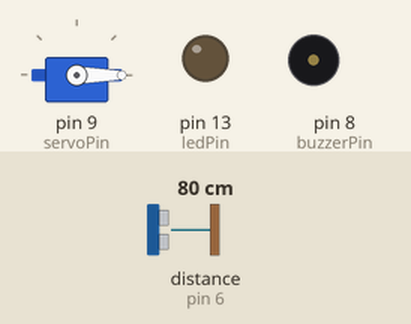
Recording of a sketch running on a simulated Arduino Uno, built with avr-gcc and run on an emulated ATmega328P. Parts: servo, output pins drawn as LEDs (lit = HIGH), buzzer (waves = sounding, pin HIGH). Wiring (inferred from the names in the program): ultrasonic range finder: trigger pin 7; echo pin 6. Dashed ring = blinking. The inputs (shaded band) are chosen by the test bench; at power-on: distance to the obstacle (sensor on pin 6) 80 cm. The echo pulse lasts 58.3 µs per cm; pins used as bus, display or sensor lines are not drawn; what the sketch prints to the serial monitor is not drawn.

Above: at 2.2 s.
2.3 s: distance to the obstacle (sensor on pin 6) set to 36 cm
5.3 s: distance to the obstacle (sensor on pin 6) set to 28 cm
At 5.49 s:
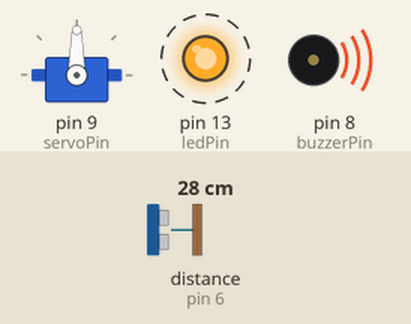
At 7.1 s:
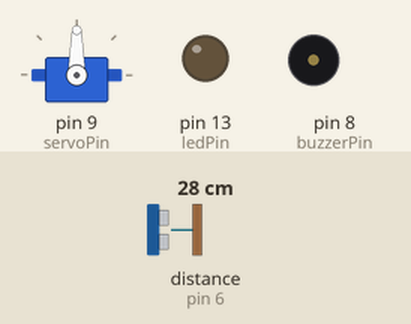
Timing chart, 0 to 8.6 s (numbered marks = the images above; inputs shaded):
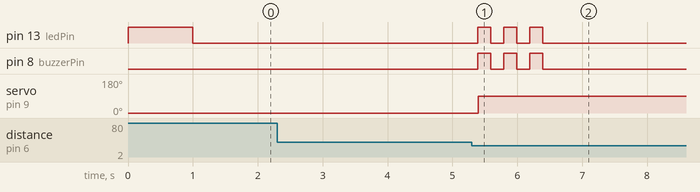

Measured:
- the behaviour switches between 32 and 31 cm on distance to the obstacle (sensor on pin 6) (found by bisection; images 0 and 1)
- after the input at 2.3 s, every drawn part: stays the same
- after the input at 5.3 s, pin 13 (ledPin), pin 8 (buzzerPin): alternates HIGH for 0.20 s and LOW for 0.20 s, 6 changes in all, then stays LOW, starting after 0.09 s; servo on pin 9 (servoPin): 0° → 90° after 0.09 s

The sketch:

railway_accident_prevention.ino
```cpp
/*
 * Smart Railway Station Accident Prevention System
 *
 * This Arduino code controls an accident prevention system using:
 * - Ultrasonic sensor (HC-SR04) for distance detection
 * - Servo motor (SG90) for barrier control
 *
 * Author: Adhithan Dev
 * Date: March 22, 2023
 *
 * Hardware Connections:
 * - Ultrasonic Sensor HC-SR04:
 *   VCC -> 5V
 *   GND -> GND
 *   Trig -> Digital Pin 7
 *   Echo -> Digital Pin 6
 *
 * - Servo Motor SG90:
 *   VCC -> 5V
 *   GND -> GND
 *   Signal -> Digital Pin 9
 */

#include <Servo.h>

// Pin definitions
const int trigPin = 7;      // Ultrasonic sensor trigger pin
const int echoPin = 6;      // Ultrasonic sensor echo pin
const int servoPin = 9;     // Servo motor signal pin
const int buzzerPin = 8;    // Buzzer pin (optional)
const int ledPin = 13;      // LED indicator pin

// Create servo object
Servo barrierServo;

// System parameters
const int DANGER_DISTANCE = 30;    // Distance in cm to trigger safety protocol
const int SAFE_DISTANCE = 50;      // Distance in cm to consider area safe
const int BARRIER_CLOSED = 90;     // Servo angle for closed barrier
const int BARRIER_OPEN = 0;        // Servo angle for open barrier

// System variables
long duration;
int distance;
bool barrierState = false;  // false = open, true = closed
bool systemActive = true;
unsigned long lastDetectionTime = 0;
const unsigned long DETECTION_DELAY = 1000; // 1 second delay between detections

void setup() {
  // Initialize serial communication
  Serial.begin(9600);
  Serial.println("Smart Railway Accident Prevention System");
  Serial.println("Initializing...");

  // Initialize pins
  pinMode(trigPin, OUTPUT);
  pinMode(echoPin, INPUT);
  pinMode(buzzerPin, OUTPUT);
  pinMode(ledPin, OUTPUT);

  // Initialize servo
  barrierServo.attach(servoPin);
  barrierServo.write(BARRIER_OPEN);  // Start with barrier open

  // System startup indication
  digitalWrite(ledPin, HIGH);
  delay(1000);
  digitalWrite(ledPin, LOW);

  Serial.println("System Ready!");
  Serial.println("Monitoring area for safety...");
  Serial.println("----------------------------");
}

void loop() {
  if (systemActive) {
    // Read distance from ultrasonic sensor
    distance = getDistance();

    // Check if enough time has passed since last detection
    if (millis() - lastDetectionTime > DETECTION_DELAY) {

      // Analyze distance and take appropriate action
      if (distance > 0 && distance <= DANGER_DISTANCE) {
        // Danger detected - activate safety protocol
        activateSafetyProtocol();
        lastDetectionTime = millis();
      }
      else if (distance > SAFE_DISTANCE && barrierState) {
        // Area is safe - deactivate safety protocol
        deactivateSafetyProtocol();
        lastDetectionTime = millis();
      }
    }

    // Print status every 2 seconds
    static unsigned long lastPrintTime = 0;
    if (millis() - lastPrintTime > 2000) {
      printSystemStatus();
      lastPrintTime = millis();
    }
  }

  delay(100); // Small delay for system stability
}

// Function to measure distance using ultrasonic sensor
int getDistance() {
  // Clear the trigger pin
  digitalWrite(trigPin, LOW);
  delayMicroseconds(2);

  // Send ultrasonic pulse
  digitalWrite(trigPin, HIGH);
  delayMicroseconds(10);
  digitalWrite(trigPin, LOW);

  // Read the echo pin
  duration = pulseIn(echoPin, HIGH);

  // Calculate distance in centimeters
  int calculatedDistance = duration * 0.034 / 2;

  // Return valid distance (filter out invalid readings)
  if (calculatedDistance > 0 && calculatedDistance < 400) {
    return calculatedDistance;
  }
  return -1; // Invalid reading
}

// Function to activate safety protocol
void activateSafetyProtocol() {
  if (!barrierState) {
    Serial.println("⚠️  DANGER DETECTED! ⚠️");
    Serial.print("Object detected at distance: ");
    Serial.print(distance);
    Serial.println(" cm");
    Serial.println("Activating safety barrier...");

    // Close the barrier
    barrierServo.write(BARRIER_CLOSED);
    barrierState = true;

    // Activate warning indicators
    activateAlarm();

    Serial.println("✅ Safety barrier activated!");
  }
}

// Function to deactivate safety protocol
void deactivateSafetyProtocol() {
  if (barrierState) {
    Serial.println("✅ Area clear - deactivating safety protocol");

    // Open the barrier
    barrierServo.write(BARRIER_OPEN);
    barrierState = false;

    // Deactivate warning indicators
    deactivateAlarm();

    Serial.println("🔓 Safety barrier opened - normal operation resumed");
  }
}

// Function to activate alarm (buzzer and LED)
void activateAlarm() {
  // Flash LED and sound buzzer
  for (int i = 0; i < 3; i++) {
    digitalWrite(ledPin, HIGH);
    digitalWrite(buzzerPin, HIGH);
    delay(200);
    digitalWrite(ledPin, LOW);
    digitalWrite(buzzerPin, LOW);
    delay(200);
  }
}

// Function to deactivate alarm
void deactivateAlarm() {
  digitalWrite(ledPin, LOW);
  digitalWrite(buzzerPin, LOW);
}

// Function to print system status
void printSystemStatus() {
  Serial.print("Distance: ");
  if (distance > 0) {
    Serial.print(distance);
    Serial.print(" cm");
  } else {
    Serial.print("No reading");
  }

  Serial.print(" | Barrier: ");
  Serial.print(barrierState ? "CLOSED" : "OPEN");

  Serial.print(" | Status: ");
  if (distance > 0 && distance <= DANGER_DISTANCE) {
    Serial.println("⚠️  DANGER ZONE");
  } else if (distance > SAFE_DISTANCE || distance == -1) {
    Serial.println("✅ SAFE");
  } else {
    Serial.println("🔍 MONITORING");
  }
}

// Function to handle emergency stop (can be triggered by external input)
void emergencyStop() {
  systemActive = false;
  barrierServo.write(BARRIER_CLOSED);
  barrierState = true;

  Serial.println("🚨 EMERGENCY STOP ACTIVATED 🚨");
  Serial.println("System halted - manual intervention required");

  // Continuous alarm
  while (!systemActive) {
    digitalWrite(ledPin, HIGH);
    digitalWrite(buzzerPin, HIGH);
    delay(500);
    digitalWrite(ledPin, LOW);
    digitalWrite(buzzerPin, LOW);
    delay(500);
  }
}

// Function to reset system (can be called to restart normal operation)
void resetSystem() {
  systemActive = true;
  barrierServo.write(BARRIER_OPEN);
  barrierState = false;
  deactivateAlarm();

  Serial.println("🔄 System reset - resuming normal operation");
}
```
